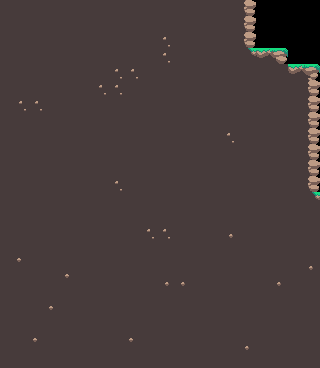

A 2D game scene composited from a Tiled map and its tileset images. What follows is a short description and the map's XML, with every tile layer's data as written:
An orthogonal 20x23 tile map with 16x16 px tiles, 1 tile layer (ground).

<map version="1.9" tiledversion="1.9.2" orientation="orthogonal" renderorder="right-down" width="20" height="23" tilewidth="16" tileheight="16" infinite="0" nextlayerid="3" nextobjectid="23">
 <tileset firstgid="1" source="1_village.tsx" />
 <layer id="1" name="ground" width="20" height="23">
  <data encoding="csv">
101,101,101,101,101,101,101,101,101,101,101,101,101,101,101,103,0,0,0,0,
101,101,101,101,101,101,101,101,101,101,101,101,101,101,101,103,0,0,0,0,
101,101,101,101,101,101,101,101,101,101,69,101,101,101,101,103,0,0,0,0,
101,101,101,101,101,101,101,101,101,101,69,101,101,101,101,70,37,38,0,0,
101,101,101,101,101,101,101,69,69,101,101,101,101,101,101,101,101,101,37,71,
101,101,101,101,101,101,69,69,101,101,101,101,101,101,101,101,101,101,101,103,
101,69,69,101,101,101,101,101,101,101,101,101,101,101,101,101,101,101,101,103,
101,101,101,101,101,101,101,101,101,101,101,101,101,101,101,101,101,101,101,103,
101,101,101,101,101,101,101,101,101,101,101,101,101,101,69,101,101,101,101,103,
101,101,101,101,101,101,101,101,101,101,101,101,101,101,101,101,101,101,101,103,
101,101,101,101,101,101,101,101,101,101,101,101,101,101,101,101,101,101,101,103,
101,101,101,101,101,101,101,69,101,101,101,101,101,101,101,101,101,101,101,103,
101,101,101,101,101,101,101,101,101,101,101,101,101,101,101,101,101,101,101,70,
101,101,101,101,101,101,101,101,101,101,101,101,101,101,101,101,101,101,101,101,
101,101,101,101,101,101,101,101,101,69,69,101,101,101,102,101,101,101,101,101,
101,101,101,101,101,101,101,101,101,101,101,101,101,101,101,101,101,101,101,101,
101,99,101,101,101,101,101,101,101,101,101,101,101,101,101,101,101,101,101,102,
101,101,101,101,99,101,101,101,101,101,102,102,101,101,101,101,101,102,101,101,
101,101,101,101,101,101,101,101,101,101,101,101,101,101,101,101,101,101,101,101,
101,101,101,99,101,101,101,101,101,101,101,101,101,101,101,101,101,101,101,101,
101,101,101,101,101,101,101,101,101,101,101,101,101,101,101,101,101,101,101,101,
101,101,99,101,101,101,101,101,99,101,101,101,101,101,101,102,101,101,101,101,
101,101,101,101,101,101,101,101,101,101,101,101,101,101,101,101,101,101,101,101
</data>
 </layer>
 <objectgroup id="2" name="objects" />
</map>
